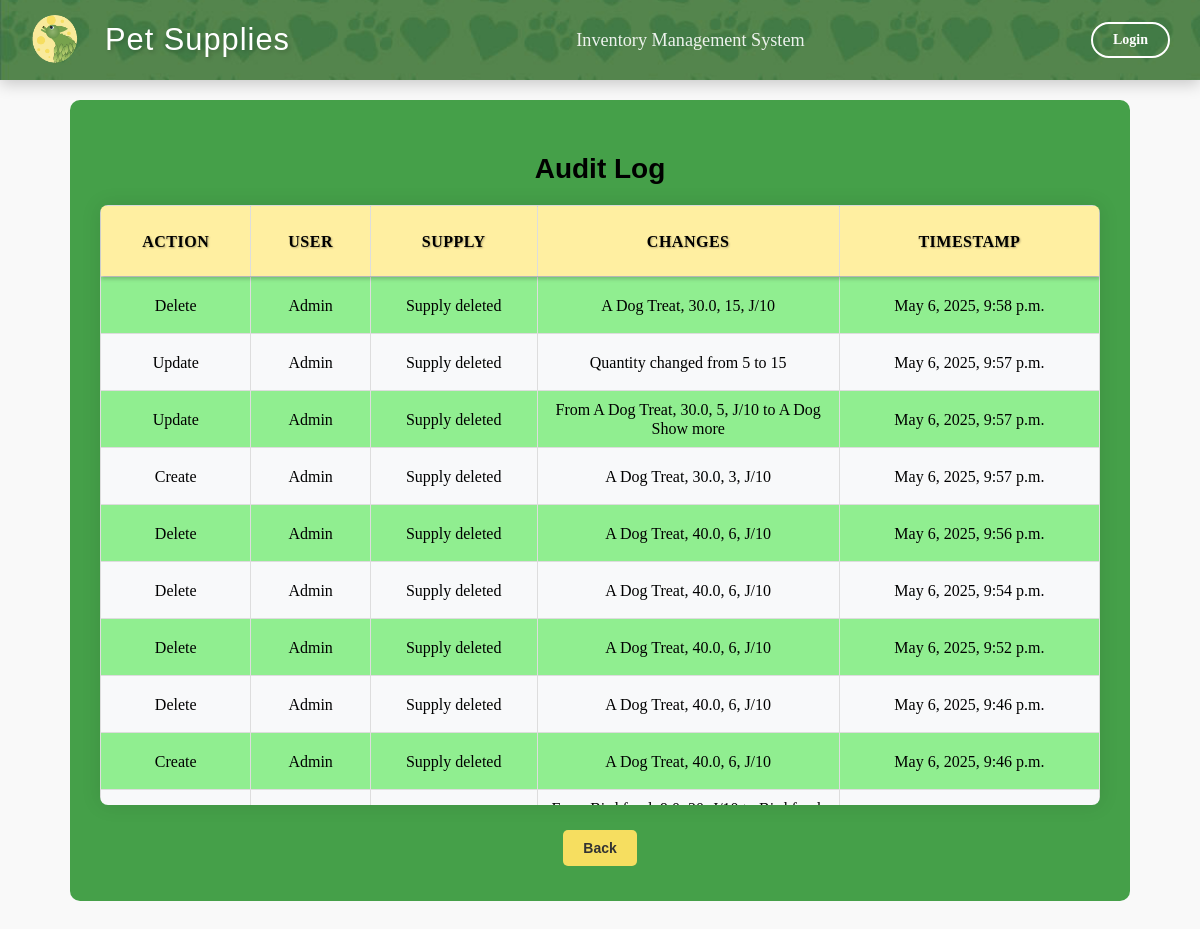
/audit-log/, run on an earlier commit of the app's database.
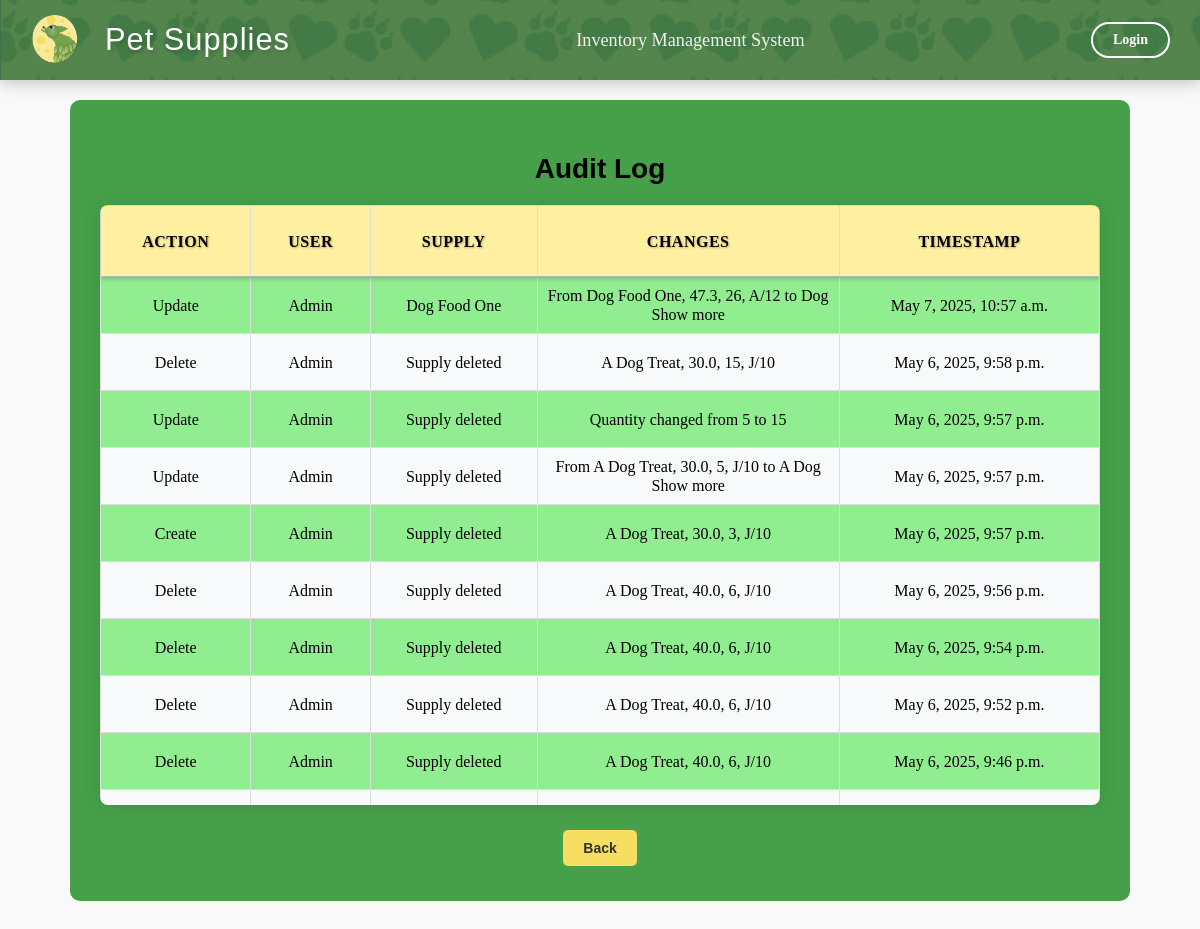
And on a later commit of the database.
### inventory/models.py (models this page shows, shortened)
class AuditLog(models.Model):
    ACTION_CHOICES = (
        ('CREATE', 'Create'),
        ('UPDATE', 'Update'),
        ('DELETE', 'Delete'),
    )
    user = models.ForeignKey(User, on_delete=models.SET_NULL, null=True)  # Track the user making the change
    action = models.CharField(max_length=10, choices=ACTION_CHOICES)  # The type of action (CREATE, UPDATE, DELETE)
    supply = models.ForeignKey(Supply, on_delete=models.SET_NULL, null=True)
    changes = models.TextField()  # Description of what was changed
    timestamp = models.DateTimeField(auto_now_add=True)  # When the change was made

class Supply(models.Model):
    name = models.CharField(max_length=255, primary_key=True)
    price = models.FloatField()
    quantity = models.IntegerField()
    location = models.CharField(max_length=255)
    reorder_point = models.PositiveIntegerField(default=5)
    deleted = models.BooleanField(default=False)

### inventory/views.py (the view)
# urls.py: path('audit-log/', views.audit_log, name='audit_log'),
def audit_log(request):
    logs = AuditLog.objects.all().order_by('-timestamp')
    return render(request, 'inventory/audit_log.html', {'logs': logs})

### inventory/templates/inventory/audit_log.html (shortened to what this page needs)
{% extends 'inventory/base.html' %}
{% load static %}
{% block content %}
<center>
<div class="conmain">
    <center>
       <h2>Audit Log</h2>
    </center>
    <div class="table-container">
        <table border="1" class="data_tab">
            <thead>
                <tr>
                    <th>Action</th>
                    <th>User</th>
                    <th>Supply</th>
                    <th>Changes</th>
                    <th>Timestamp</th>
                </tr>
            </thead>
            <tbody>
                {% for log in logs %}
                <tr>
                    <td>{{ log.get_action_display }}</td>
                    <td>{{ log.user.username }}</td>
                    <td>
                        {% if log.action == 'DELETE' %}
                            Supply deleted
                        {% elif log.supply %}
                            {{ log.supply.name }}
                        {% else %}
                            Supply deleted
                        {% endif %}
                    </td>
                    <td class="changes">
                        <div class="changes-content" id="changes-content-{{ forloop.counter }}">
                            {{ log.changes|default:"No changes recorded." }}
                        </div>
                        <span class="toggle-text" onclick="toggleDetails(event, this)" style="display: none;">Show more</span>
                    </td>
                    <td>{{ log.timestamp }}</td>
                </tr>
                {% endfor %}
            </tbody>
        </table>
    </div>
    <center>
        <a href="{% url 'index' %}">
            <button type="button" class="back-button">Back</button>
        </a>
    </center>
</div>
</div>
{% endblock %}

### inventory/templates/inventory/base.html (shortened to what this page needs)
{% load static %}
<!DOCTYPE html>
<html lang="en">
<head>
    <link rel="stylesheet" href="{% static 'css/styles.css' %}">
</head>
<body>
    <header class="header-container">
        <img src="{% static 'icons/header_image.jpg' %}" alt="Header Background" class="header-bg">
        <div class="header-content">
            <div class="header-left">
                <img src="{% static 'icons/TLeafLogo2sm.png' %}" alt="T Leaf Logo" class="logo">
                <div class="header-title">Pet Supplies</div>
            </div>
            <div class="header-subtitle">Inventory Management System</div>
            <div class="header-right">
                {% if user.is_authenticated %}
                    <span class="welcome-text">Welcome, {{ user.username }}</span>
                    <a href="{% url 'logout' %}" class="header-button">Logout</a>
                {% else %}
                    <a href="{% url 'login' %}" class="header-button">Login</a>
                {% endif %}
            </div>
        </div>
    </header>
    <div class="content-container">
        {% block content %}{% endblock %}
</body>
</html>

### inventory/static/css/styles.css (style rules this page uses)
body { font-family: 'Georgia', serif; font-size: 14px; margin-top: 100px; background-color: #f9f9f9; }
.header-container { position: fixed; top: 0; left: 0; right: 0; height: 80px; background: linear-gradient(135deg, #1e4d2b, #2E7D32); color: white; z-index: 1000; box-shadow: 0 2px 10px rgba(0, 0, 0, 0.1); transition: all 0.3s ease; }
.header-bg { position: absolute; top: 0; left: 0; width: 100%; height: 100%; object-fit: cover; z-index: 1; }
.header-content { position: relative; z-index: 2; display: flex; align-items: center; justify-content: space-between; padding: 0 30px; height: 100%; max-width: 1400px; margin: 0 auto; }
.header-left { display: flex; align-items: center; gap: 25px; }
.header-title { font-family: 'Bauhaus 93', Arial, sans-serif; font-size: 2.2em; text-shadow: 2px 2px 4px rgba(0, 0, 0, 0.2); letter-spacing: 1px; }
.header-subtitle { font-size: 1.3em; opacity: 0.9; font-weight: 300; }
.header-right { display: flex; align-items: center; gap: 15px; }
.logo { width: 50px; height: 50px; border-radius: 50%; object-fit: cover; transition: transform 0.3s ease; }
.header-button { display: inline-block; padding: 8px 20px; background-color: transparent; border: 2px solid white; color: white; text-decoration: none; border-radius: 20px; font-weight: bold; transition: all 0.3s ease; }
.table-container { max-height: 600px; width: 100%; margin: 20px auto; border: none; box-shadow: 0 0 20px rgba(0, 0, 0, 0.1); border-radius: 8px; overflow: hidden; position: relative; }
.data_tab { width: 100%; border-collapse: collapse; margin: 0; font-size: 16px; }
.data_tab th, .data_tab td { text-align: center; padding: 8px 12px; border: 1px solid #ddd; overflow: hidden; text-overflow: ellipsis; white-space: nowrap; height: 40px; line-height: 1.2; }
.data_tab th { color: black; font-weight: bold; font-size: 16px; padding: 8px 12px; height: 40px; }
.data_tab tr { height: 40px; }
.data_tab thead { position: sticky; top: 0; z-index: 10; box-shadow: 0 2px 4px rgba(0,0,0,0.2); }
.data_tab thead tr { height: 50px; }
.data_tab thead th { padding: 15px 20px; font-size: 16px; font-weight: bold; text-transform: uppercase; letter-spacing: 0.5px; color: black; text-align: center; white-space: nowrap; text-shadow: 1px 1px 2px rgba(0,0,0,0.3); line-height: 1.2; vertical-align: middle; display: table-cell; }
button { padding: 8px 15px; margin: 5px; border-radius: 4px; border: none; background-color: #4CAF50; color: white; cursor: pointer; font-size: 14px; transition: background-color 0.3s; }
.data_tab tr:nth-child(even) { background-color: #f8f9fa; }
.data_tab tr:nth-child(odd) { background-color: lightgreen; }
.table-container { max-height: 600px; width: 90%; margin: 20px auto; border: none; box-shadow: 0 0 20px rgba(0, 0, 0, 0.1); border-radius: 8px; overflow: hidden; position: relative; }
.data_tab th { color: white; font-weight: bold; font-size: 16px; padding: 8px 12px; height: 40px; }
.data_tab { width: 100%; border-collapse: collapse; table-layout: auto; }
.data_tab th, .data_tab td { text-align: center; padding: 0; border: 1px solid #ddd; overflow: hidden; text-overflow: ellipsis; white-space: nowrap; height: 40px; line-height: 1.2; }
.data_tab th { padding: 0; font-size: 16px; font-weight: bold; text-transform: uppercase; letter-spacing: 0.5px; color:black; line-height: 40px; text-align: center; text-shadow: 1px 1px 2px rgba(0, 0, 0, 0.3); background-color: #ffefa1; }
.data_tab thead { background-color: #ffefa1; position: sticky; top: 0; z-index: 10; box-shadow: 0 2px 4px rgba(0,0,0,0.2); }
.data_tab thead tr { height: 40px; }
.data_tab td { border: 1px solid #ddd; padding: 10px; text-align: center; white-space: nowrap; }
.data_tab th { padding: 0; font-size: 16px; font-weight: bold; text-transform: uppercase; letter-spacing: 0.5px; color: #FFFFFF; border-bottom: 2px solid #1B5E20; line-height: 40px; text-align: center; text-shadow: 1px 1px 2px rgba(0, 0, 0, 0.3); background-color: #ffefa1; }

What changed in the data, as far as the page shows it:
no longer on this page (row unchanged): AuditLog: action "Create", user.username "Admin", shows "Supply deleted", changes "A Dog Treat, 40.0, 6, J/10", timestamp "May 6, 2025, 9:46 p.m."
added AuditLog: action "Update", user.username "Admin", supply.name "Dog Food One", changes "From Dog Food One, 47.3, 26, A/12 to Dog…", timestamp "May 7, 2025, 10:57 a.m."
